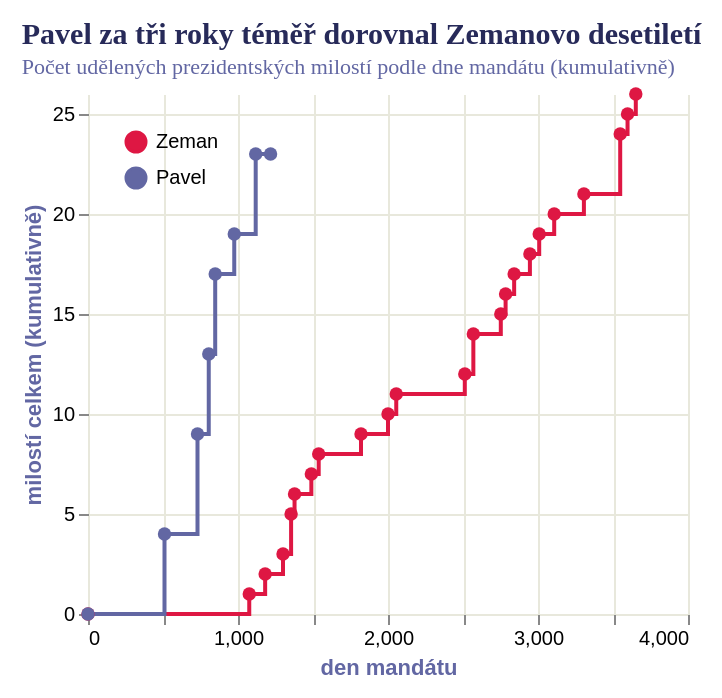

The specification (Vega-Lite) saved for this image:
### Vega-Lite specification from a JSON file in a GitHub repository (floating-point values rounded to 4 significant figures)
{"_source": "Zdroj: Kancelář prezidenta republiky, Wikipedie (Prezidentské milosti Miloše Zemana / Petra Pavla), ČT24, iROZHLAS, Česká justice. Data k 7. 7. 2026.", "$schema": "https://vega.github.io/schema/vega-lite/v5.json", "description": "Kumulativní počet udělených prezidentských milostí podle dne mandátu", "height": 260, "padding": {"top": 10, "left": 10, "right": 10, "bottom": 10}, "data": {"values": [{"prezident": "Zeman", "den": 0, "kumulativ": 0, "label": "8. 3. 2013 – nástup do úřadu"}, {"prezident": "Zeman", "den": 1075, "kumulativ": 1, "label": "únor 2016 – Pavel Mareš (roztroušená skleróza)"}, {"prezident": "Zeman", "den": 1181, "kumulativ": 2, "label": "31. 5. 2016 – zdravotní stav, dialýza"}, {"prezident": "Zeman", "den": 1300, "kumulativ": 3, "label": "27. 9. 2016 – poškození mozku po CMP"}, {"prezident": "Zeman", "den": 1354, "kumulativ": 5, "label": "20. 11. 2016 – L. G. (péče o syna ve věznici) + Jiřina Mošnová (psychická nemoc)"}, {"prezident": "Zeman", "den": 1377, "kumulativ": 6, "label": "13. 12. 2016 – onkologické onemocnění"}, {"prezident": "Zeman", "den": 1489, "kumulativ": 7, "label": "4. 4. 2017 – rakovina plic s metastázami"}, {"prezident": "Zeman", "den": 1538, "kumulativ": 8, "label": "23. 5. 2017 – Jiří Kajínek (doživotní trest)"}, {"prezident": "Zeman", "den": 1820, "kumulativ": 9, "label": "1. 3. 2018 – péče o syna po dopravní nehodě"}, {"prezident": "Zeman", "den": 2000, "kumulativ": 10, "label": "28. 8. 2018 – Drahomír Nosek (onkologické onemocnění)"}, {"prezident": "Zeman", "den": 2055, "kumulativ": 11, "label": "22. 10. 2018 – amputace nohou, neplacení výživného"}, {"prezident": "Zeman", "den": 2512, "kumulativ": 12, "label": "22. 1. 2020 – Václav Grimm (rakovina plic)"}, {"prezident": "Zeman", "den": 2569, "kumulativ": 14, "label": "19. 3. 2020 – Ondřej (záchrana života resuscitací) + srdeční selhání, transplantace"}, {"prezident": "Zeman", "den": 2752, "kumulativ": 15, "label": "18. 9. 2020 – onkologické onemocnění, mladý věk"}, {"prezident": "Zeman", "den": 2784, "kumulativ": 16, "label": "20. 10. 2020 – matka pěti dětí"}, {"prezident": "Zeman", "den": 2841, "kumulativ": 17, "label": "16. 12. 2020 – Daniel Vlachynský (záchrana tonoucí ženy)"}, {"prezident": "Zeman", "den": 2946, "kumulativ": 18, "label": "31. 3. 2021 – rakovina, dřívější loupež"}, {"prezident": "Zeman", "den": 3008, "kumulativ": 19, "label": "1. 6. 2021 – péče o děti"}, {"prezident": "Zeman", "den": 3108, "kumulativ": 20, "label": "9. 9. 2021 – Pavel Podroužek"}, {"prezident": "Zeman", "den": 3306, "kumulativ": 21, "label": "26. 3. 2022 – Miloš Balák (Lesní správa Lány)"}, {"prezident": "Zeman", "den": 3548, "kumulativ": 24, "label": "23. 11. 2022 – manželé Kordysovi + společník (3 osoby)"}, {"prezident": "Zeman", "den": 3597, "kumulativ": 25, "label": "11. 1. 2023 – Jana Nečasová"}, {"prezident": "Zeman", "den": 3652, "kumulativ": 26, "label": "7. 3. 2023 – poslední den mandátu, dopad na zaměstnance firmy"}, {"prezident": "Pavel", "den": 0, "kumulativ": 0, "label": "9. 3. 2023 – nástup do úřadu"}, {"prezident": "Pavel", "den": 510, "kumulativ": 4, "label": "30. 7. 2024 – 4 milosti (samoživitelky, cizinec, pašování drog)"}, {"prezident": "Pavel", "den": 730, "kumulativ": 9, "label": "7. 3. 2025 – 5 milostí (4× marihuana + 1 další)"}, {"prezident": "Pavel", "den": 805, "kumulativ": 13, "label": "21. 5. 2025 – 4 milosti (vojáci, abolice v kauze afghánského zajatce)"}, {"prezident": "Pavel", "den": 848, "kumulativ": 17, "label": "3. 7. 2025 – 4 milosti (samoživitelky, marihuana)"}, {"prezident": "Pavel", "den": 975, "kumulativ": 19, "label": "7. 11. 2025 – 2 milosti (žena 76 let, žena 23 let)"}, {"prezident": "Pavel", "den": 1118, "kumulativ": 23, "label": "30. 3. 2026 – 4 milosti (zdravotní stav, zpronevěra, podvod, výživné)"}, {"prezident": "Pavel", "den": 1217, "kumulativ": 23, "label": "7. 7. 2026 – zatím poslední bilance"}]}, "mark": {"type": "line", "interpolate": "step-after", "point": {"filled": true, "size": 45}, "strokeWidth": 2, "tooltip": true}, "encoding": {"x": {"field": "den", "type": "quantitative", "title": "den mandátu", "axis": {"gridColor": "#e8e8dc", "domain": false}}, "y": {"field": "kumulativ", "type": "quantitative", "title": "milostí celkem (kumulativně)", "axis": {"gridColor": "#e8e8dc", "domain": false}}, "color": {"field": "prezident", "type": "nominal", "scale": {"domain": ["Zeman", "Pavel"], "range": ["#de1743", "#6267a3"]}, "legend": {"title": null, "orient": "top-left"}}, "tooltip": [{"field": "prezident", "type": "nominal", "title": "Prezident"}, {"field": "label", "type": "nominal", "title": "Případ"}, {"field": "kumulativ", "type": "quantitative", "title": "Milostí celkem"}]}, "config": {"view": {"stroke": "transparent"}, "title": {"font": "Roboto Slab", "fontWeight": "bold", "fontSize": 15, "anchor": "start", "color": "#272a59", "subtitleFont": "Work Sans", "subtitleFontSize": 11, "subtitleColor": "#6267a3"}, "axis": {"titleColor": "#6267a3"}, "legend": {}}, "title": {"text": "Pavel za tři roky téměř dorovnal Zemanovo desetiletí", "subtitle": "Počet udělených prezidentských milostí podle dne mandátu (kumulativně)"}}
